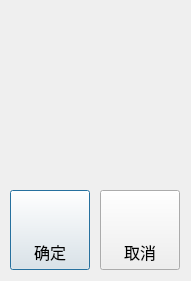
<?xml version="1.0" encoding="UTF-8"?>
<ui version="4.0">
 <class>TimeMode1Dialog</class>
 <widget class="QDialog" name="TimeMode1Dialog">
  <property name="geometry">
   <rect>
    <x>0</x>
    <y>0</y>
    <width>191</width>
    <height>281</height>
   </rect>
  </property>
  <property name="windowTitle">
   <string>钟表样式</string>
  </property>
  <widget class="Clock" name="widgetClock" native="true">
   <property name="geometry">
    <rect>
     <x>10</x>
     <y>10</y>
     <width>171</width>
     <height>171</height>
    </rect>
   </property>
  </widget>
  <widget class="QPushButton" name="pushButtonSave">
   <property name="geometry">
    <rect>
     <x>10</x>
     <y>190</y>
     <width>80</width>
     <height>80</height>
    </rect>
   </property>
   <property name="font">
    <font>
     <family>AlArabiya</family>
     <pointsize>12</pointsize>
    </font>
   </property>
   <property name="text">
    <string>

确定</string>
   </property>
  </widget>
  <widget class="QPushButton" name="pushButtonCancel">
   <property name="geometry">
    <rect>
     <x>100</x>
     <y>190</y>
     <width>80</width>
     <height>80</height>
    </rect>
   </property>
   <property name="font">
    <font>
     <family>AlArabiya</family>
     <pointsize>12</pointsize>
    </font>
   </property>
   <property name="text">
    <string>

取消</string>
   </property>
  </widget>
 </widget>
 <customwidgets>
  <customwidget>
   <class>Clock</class>
   <extends>QWidget</extends>
   <header>clock.h</header>
   <container>1</container>
  </customwidget>
 </customwidgets>
 <resources/>
 <connections/>
</ui>
